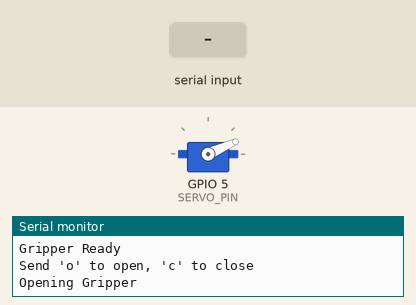
This sketch was run on a simulated ESP32-S3. On the bench: servo, the last lines printed to the serial monitor. Inputs (shaded band) come from the test bench. Servo pulses on a pin are drawn as a servo (544–2400 µs = 0–180°).

Above: at 1.2 s.
1.3 s: "c" received over Serial
At 1.9 s:
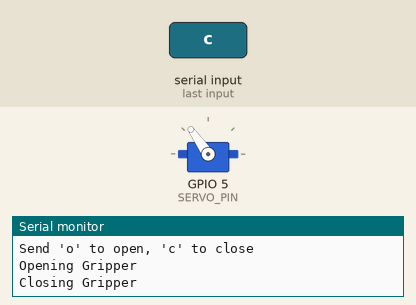
2.8 s: "o" received over Serial
At 4.2 s:
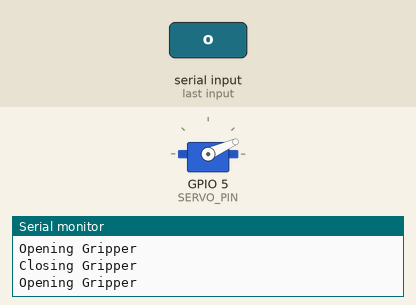
Timing chart, 0 to 5.8 s (numbered marks = the images above; inputs shaded):
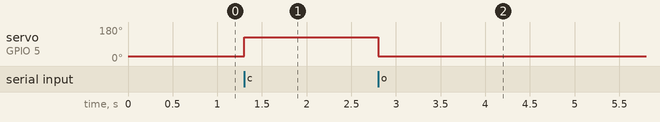

The sketch:

gripper_servo.ino
```cpp
/*
  ESP32-S3 Gripper Control
  REV Smart Robot Servo V2

  Command via Serial:
    'o' → Open gripper
    'c' → Close gripper

  Servo powered externally at 6V.
*/

#include <Arduino.h>

// ==========================
// USER CONFIGURATION
// ==========================

#define SERVO_PIN      5
#define PWM_CHANNEL    0
#define PWM_FREQ       50
#define PWM_RESOLUTION 16

#define SERVO_MIN_US   500
#define SERVO_MAX_US   2500
#define SERVO_MAX_DEG  270

// ----- GRIPPER CALIBRATION -----

#define GRIP_OPEN_ANGLE   40    // << Tune this
#define GRIP_CLOSE_ANGLE  180   // << Tune this

// ==========================

uint32_t maxDuty;

// Convert angle → PWM
void setServoAngle(float angle)
{
  if (angle < 0) angle = 0;
  if (angle > SERVO_MAX_DEG) angle = SERVO_MAX_DEG;

  float pulseWidth = SERVO_MIN_US +
                     (angle / SERVO_MAX_DEG) *
                     (SERVO_MAX_US - SERVO_MIN_US);

  float period_us = 1000000.0 / PWM_FREQ;
  uint32_t duty = (pulseWidth / period_us) * maxDuty;

  ledcWrite(PWM_CHANNEL, duty);
}

// High level commands
void openGripper()
{
  Serial.println("Opening Gripper");
  setServoAngle(GRIP_OPEN_ANGLE);
}

void closeGripper()
{
  Serial.println("Closing Gripper");
  setServoAngle(GRIP_CLOSE_ANGLE);
}

// ==========================

void setup()
{
  Serial.begin(115200);

  ledcSetup(PWM_CHANNEL, PWM_FREQ, PWM_RESOLUTION);
  ledcAttachPin(SERVO_PIN, PWM_CHANNEL);

  maxDuty = (1 << PWM_RESOLUTION) - 1;

  Serial.println("Gripper Ready");
  Serial.println("Send 'o' to open, 'c' to close");

  openGripper();  // Start open
}

void loop()
{
  if (Serial.available())
  {
    char cmd = Serial.read();

    if (cmd == 'o')
    {
      openGripper();
    }
    else if (cmd == 'c')
    {
      closeGripper();
    }
  }
}
```

Measured:
- after the input at 1.3 s, servo on GPIO 5 (SERVO_PIN): 24° → 125° at once
- after the input at 2.8 s, servo on GPIO 5 (SERVO_PIN): 125° → 24° at once
